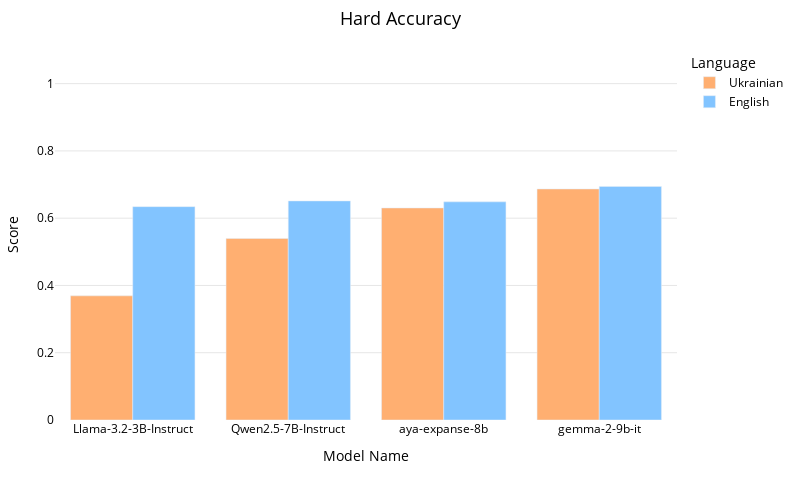

The notebook cell this image was saved under:
### Code cell
plot_model_scores(output_csv, "hard_accuracy")

### Figure 1 — Plotly figure (JSON) as saved in the notebook; plotly's stock layout.template omitted (floating-point values rounded to 4 significant figures)
{"data": [{"alignmentgroup": "True", "customdata": [["Ukrainian"], ["Ukrainian"], ["Ukrainian"], ["Ukrainian"]], "hovertemplate": "Language=%{customdata[0]}<br>Model=%{x}<br>Score=%{y}<extra></extra>", "legendgroup": "Ukrainian", "marker": {"color": "#ffaf71", "pattern": {"shape": ""}}, "name": "Ukrainian", "offsetgroup": "Ukrainian", "orientation": "v", "showlegend": true, "textposition": "auto", "type": "bar", "x": ["Llama-3.2-3B-Instruct", "Qwen2.5-7B-Instruct", "aya-expanse-8b", "gemma-2-9b-it"], "xaxis": "x", "y": [0.3691, 0.5396, 0.6304, 0.6869], "yaxis": "y"}, {"alignmentgroup": "True", "customdata": [["English"], ["English"], ["English"], ["English"]], "hovertemplate": "Language=%{customdata[0]}<br>Model=%{x}<br>Score=%{y}<extra></extra>", "legendgroup": "English", "marker": {"color": "#82c4ff", "pattern": {"shape": ""}}, "name": "English", "offsetgroup": "English", "orientation": "v", "showlegend": true, "textposition": "auto", "type": "bar", "x": ["Llama-3.2-3B-Instruct", "Qwen2.5-7B-Instruct", "aya-expanse-8b", "gemma-2-9b-it"], "xaxis": "x", "y": [0.6343, 0.6513, 0.6486, 0.6945], "yaxis": "y"}], "layout": {"barmode": "group", "font": {"color": "black"}, "height": 500, "legend": {"title": {"text": "Language"}, "tracegroupgap": 0}, "margin": {"b": 80, "l": 40, "r": 40, "t": 50}, "paper_bgcolor": "white", "plot_bgcolor": "white", "title": {"font": {"size": 18}, "text": "Hard Accuracy", "x": 0.5}, "width": 800, "xaxis": {"anchor": "y", "domain": [0, 1], "tickfont": {"size": 12}, "title": {"text": "Model Name"}}, "yaxis": {"anchor": "x", "domain": [0, 1], "gridcolor": "rgba(0, 0, 0, 0.1)", "range": [0, 1.1], "title": {"text": "Score"}}}}
